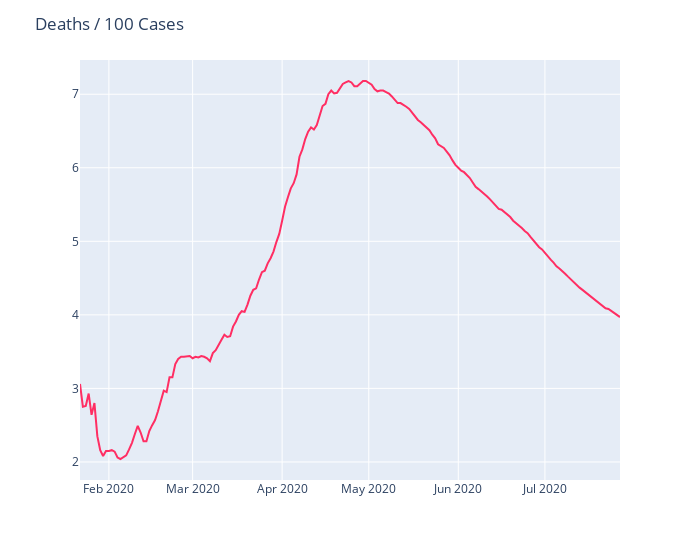

This figure's notebook cell:
### Code cell
plot_daywise_line('Deaths / 100 Cases', dth)

### Figure 1 — Plotly figure (JSON) as saved in the notebook; plotly's stock layout.template omitted (floating-point values rounded to 4 significant figures; data arrays with more than 128 entries replaced by an {"elided": "..."} marker saying what was removed)
{"data": [{"hovertemplate": "Date=%{x}<br>Deaths / 100 Cases=%{y}<extra></extra>", "legendgroup": "", "line": {"color": "#ff2e63", "dash": "solid"}, "marker": {"symbol": "circle"}, "mode": "lines", "name": "", "orientation": "v", "showlegend": false, "type": "scatter", "x": {"elided": "188 str values"}, "xaxis": "x", "y": {"elided": "188 float values"}, "yaxis": "y"}], "layout": {"legend": {"tracegroupgap": 0}, "margin": {"t": 60}, "title": {"text": "Deaths / 100 Cases"}, "width": 700, "xaxis": {"anchor": "y", "domain": [0, 1], "title": {"text": ""}}, "yaxis": {"anchor": "x", "domain": [0, 1], "title": {"text": ""}}}}
